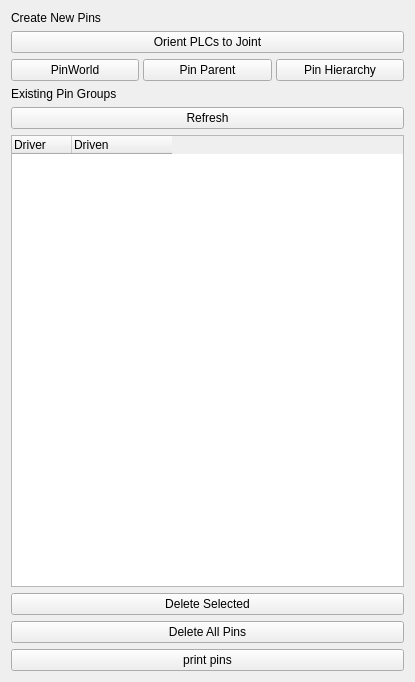
<?xml version="1.0" encoding="UTF-8"?>
<ui version="4.0">
 <class>RemapUI</class>
 <widget class="QWidget" name="RemapUI">
  <property name="geometry">
   <rect>
    <x>0</x>
    <y>0</y>
    <width>415</width>
    <height>682</height>
   </rect>
  </property>
  <property name="windowTitle">
   <string>PinGuidesDialog UI</string>
  </property>
  <layout class="QVBoxLayout" name="verticalLayout_4" stretch="0,0,0,0,0,0,0,0,0,0,0">
   <item>
    <widget class="QLabel" name="label_2">
     <property name="text">
      <string>Create New Pins</string>
     </property>
    </widget>
   </item>
   <item>
    <widget class="QPushButton" name="orientPlcsBtn">
     <property name="text">
      <string>Orient PLCs to Joint</string>
     </property>
    </widget>
   </item>
   <item>
    <layout class="QHBoxLayout" name="horizontalLayout_2">
     <property name="spacing">
      <number>4</number>
     </property>
     <item>
      <widget class="QPushButton" name="pinWorldBtn">
       <property name="text">
        <string>PinWorld</string>
       </property>
      </widget>
     </item>
     <item>
      <widget class="QPushButton" name="pinParentBtn">
       <property name="text">
        <string>Pin Parent</string>
       </property>
      </widget>
     </item>
     <item>
      <widget class="QPushButton" name="pinHierarchyBtn">
       <property name="styleSheet">
        <string notr="true"/>
       </property>
       <property name="text">
        <string>Pin Hierarchy</string>
       </property>
      </widget>
     </item>
    </layout>
   </item>
   <item>
    <widget class="QLabel" name="label">
     <property name="font">
      <font>
       <weight>50</weight>
       <bold>false</bold>
      </font>
     </property>
     <property name="text">
      <string>Existing Pin Groups</string>
     </property>
    </widget>
   </item>
   <item>
    <widget class="QPushButton" name="refreshBtn">
     <property name="text">
      <string>Refresh</string>
     </property>
    </widget>
   </item>
   <item>
    <widget class="QTreeWidget" name="node_tree">
     <property name="alternatingRowColors">
      <bool>true</bool>
     </property>
     <property name="selectionMode">
      <enum>QAbstractItemView::ExtendedSelection</enum>
     </property>
     <property name="selectionBehavior">
      <enum>QAbstractItemView::SelectRows</enum>
     </property>
     <property name="columnCount">
      <number>2</number>
     </property>
     <attribute name="headerVisible">
      <bool>true</bool>
     </attribute>
     <attribute name="headerDefaultSectionSize">
      <number>60</number>
     </attribute>
     <attribute name="headerMinimumSectionSize">
      <number>60</number>
     </attribute>
     <attribute name="headerStretchLastSection">
      <bool>false</bool>
     </attribute>
     <attribute name="headerDefaultSectionSize">
      <number>60</number>
     </attribute>
     <attribute name="headerVisible">
      <bool>true</bool>
     </attribute>
     <attribute name="headerMinimumSectionSize">
      <number>60</number>
     </attribute>
     <attribute name="headerStretchLastSection">
      <bool>false</bool>
     </attribute>
     <column>
      <property name="text">
       <string notr="true">Driver</string>
      </property>
     </column>
     <column>
      <property name="text">
       <string>Driven</string>
      </property>
     </column>
    </widget>
   </item>
   <item>
    <widget class="QPushButton" name="delSelectedBtn">
     <property name="text">
      <string>Delete Selected</string>
     </property>
    </widget>
   </item>
   <item>
    <widget class="QPushButton" name="deleteAllBtn">
     <property name="text">
      <string>Delete All Pins</string>
     </property>
    </widget>
   </item>
   <item>
    <layout class="QHBoxLayout" name="horizontalLayout"/>
   </item>
   <item>
    <layout class="QHBoxLayout" name="horizontalLayout_3"/>
   </item>
   <item>
    <widget class="QPushButton" name="printBtn">
     <property name="text">
      <string>print pins</string>
     </property>
    </widget>
   </item>
  </layout>
 </widget>
 <tabstops>
  <tabstop>pinWorldBtn</tabstop>
  <tabstop>pinParentBtn</tabstop>
  <tabstop>pinHierarchyBtn</tabstop>
 </tabstops>
 <resources/>
 <connections/>
</ui>
